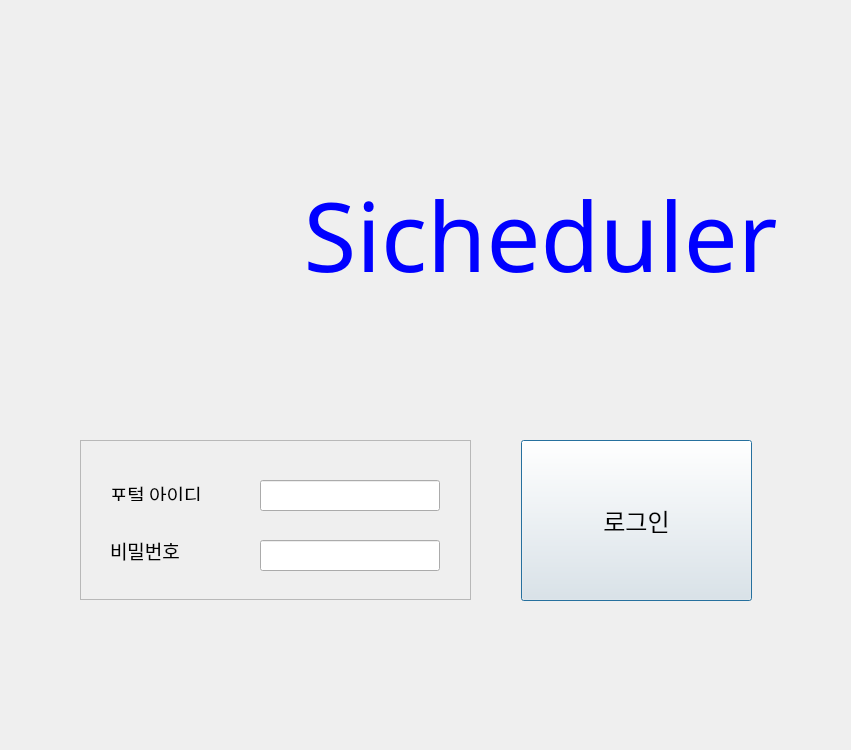
<?xml version="1.0" encoding="UTF-8"?>
<ui version="4.0">
 <class>Dialog</class>
 <widget class="QDialog" name="Dialog">
  <property name="geometry">
   <rect>
    <x>0</x>
    <y>0</y>
    <width>851</width>
    <height>750</height>
   </rect>
  </property>
  <property name="focusPolicy">
   <enum>Qt::NoFocus</enum>
  </property>
  <property name="contextMenuPolicy">
   <enum>Qt::NoContextMenu</enum>
  </property>
  <property name="windowTitle">
   <string>Sicheduler</string>
  </property>
  <property name="windowIcon">
   <iconset>
    <normaloff>:/icon/icon.png</normaloff>:/icon/icon.png</iconset>
  </property>
  <widget class="QStackedWidget" name="stackedWidget">
   <property name="geometry">
    <rect>
     <x>0</x>
     <y>0</y>
     <width>850</width>
     <height>750</height>
    </rect>
   </property>
   <property name="contextMenuPolicy">
    <enum>Qt::DefaultContextMenu</enum>
   </property>
   <property name="toolTipDuration">
    <number>-1</number>
   </property>
   <property name="frameShape">
    <enum>QFrame::NoFrame</enum>
   </property>
   <property name="lineWidth">
    <number>5</number>
   </property>
   <property name="currentIndex">
    <number>0</number>
   </property>
   <widget class="QWidget" name="page_0">
    <widget class="QPushButton" name="pushButton_login">
     <property name="geometry">
      <rect>
       <x>521</x>
       <y>440</y>
       <width>231</width>
       <height>161</height>
      </rect>
     </property>
     <property name="font">
      <font>
       <family>굴림</family>
       <pointsize>18</pointsize>
       <italic>false</italic>
       <bold>false</bold>
      </font>
     </property>
     <property name="focusPolicy">
      <enum>Qt::TabFocus</enum>
     </property>
     <property name="styleSheet">
      <string notr="true"/>
     </property>
     <property name="text">
      <string>로그인</string>
     </property>
    </widget>
    <widget class="QLabel" name="label_title">
     <property name="geometry">
      <rect>
       <x>250</x>
       <y>160</y>
       <width>581</width>
       <height>150</height>
      </rect>
     </property>
     <property name="font">
      <font>
       <family>돋움</family>
       <pointsize>72</pointsize>
       <italic>false</italic>
       <bold>false</bold>
      </font>
     </property>
     <property name="layoutDirection">
      <enum>Qt::LeftToRight</enum>
     </property>
     <property name="styleSheet">
      <string notr="true">QLabel{
color: rgb(0, 0, 255);
}</string>
     </property>
     <property name="frameShape">
      <enum>QFrame::NoFrame</enum>
     </property>
     <property name="frameShadow">
      <enum>QFrame::Plain</enum>
     </property>
     <property name="text">
      <string>Sicheduler</string>
     </property>
     <property name="textFormat">
      <enum>Qt::AutoText</enum>
     </property>
     <property name="alignment">
      <set>Qt::AlignCenter</set>
     </property>
     <property name="wordWrap">
      <bool>false</bool>
     </property>
     <property name="buddy">
      <cstring>label_title</cstring>
     </property>
    </widget>
    <widget class="QFrame" name="frame_0">
     <property name="geometry">
      <rect>
       <x>80</x>
       <y>440</y>
       <width>391</width>
       <height>160</height>
      </rect>
     </property>
     <property name="frameShape">
      <enum>QFrame::StyledPanel</enum>
     </property>
     <property name="frameShadow">
      <enum>QFrame::Raised</enum>
     </property>
     <widget class="QLabel" name="label_Id">
      <property name="geometry">
       <rect>
        <x>30</x>
        <y>40</y>
        <width>111</width>
        <height>21</height>
       </rect>
      </property>
      <property name="font">
       <font>
        <family>AcadEref</family>
        <pointsize>14</pointsize>
       </font>
      </property>
      <property name="text">
       <string>포털 아이디</string>
      </property>
      <property name="textFormat">
       <enum>Qt::RichText</enum>
      </property>
     </widget>
     <widget class="QLabel" name="label_Password">
      <property name="geometry">
       <rect>
        <x>30</x>
        <y>100</y>
        <width>111</width>
        <height>21</height>
       </rect>
      </property>
      <property name="font">
       <font>
        <family>AcadEref</family>
        <pointsize>14</pointsize>
       </font>
      </property>
      <property name="text">
       <string>비밀번호</string>
      </property>
     </widget>
     <widget class="QLineEdit" name="lineEdit_inputId">
      <property name="geometry">
       <rect>
        <x>180</x>
        <y>40</y>
        <width>180</width>
        <height>31</height>
       </rect>
      </property>
      <property name="font">
       <font>
        <family>Arial</family>
        <pointsize>14</pointsize>
       </font>
      </property>
      <property name="echoMode">
       <enum>QLineEdit::Normal</enum>
      </property>
     </widget>
     <widget class="QLineEdit" name="lineEdit_inputPassword">
      <property name="geometry">
       <rect>
        <x>180</x>
        <y>100</y>
        <width>180</width>
        <height>31</height>
       </rect>
      </property>
      <property name="font">
       <font>
        <family>Arial</family>
        <pointsize>14</pointsize>
       </font>
      </property>
      <property name="echoMode">
       <enum>QLineEdit::Password</enum>
      </property>
     </widget>
    </widget>
    <widget class="QLabel" name="label_icon">
     <property name="geometry">
      <rect>
       <x>70</x>
       <y>130</y>
       <width>200</width>
       <height>200</height>
      </rect>
     </property>
     <property name="text">
      <string/>
     </property>
     <property name="pixmap">
      <pixmap>:/icon/icon.png</pixmap>
     </property>
     <property name="scaledContents">
      <bool>true</bool>
     </property>
    </widget>
   </widget>
   <widget class="QWidget" name="page_1">
    <widget class="QLabel" name="label">
     <property name="geometry">
      <rect>
       <x>340</x>
       <y>30</y>
       <width>171</width>
       <height>51</height>
      </rect>
     </property>
     <property name="font">
      <font>
       <family>굴림</family>
       <pointsize>28</pointsize>
      </font>
     </property>
     <property name="styleSheet">
      <string notr="true">QLabel{
color: rgb(255, 0, 0);
}</string>
     </property>
     <property name="text">
      <string>중요 과제</string>
     </property>
    </widget>
    <widget class="QTableWidget" name="tableWidget">
     <property name="geometry">
      <rect>
       <x>50</x>
       <y>90</y>
       <width>750</width>
       <height>220</height>
      </rect>
     </property>
     <property name="horizontalScrollBarPolicy">
      <enum>Qt::ScrollBarAlwaysOff</enum>
     </property>
     <property name="tabKeyNavigation">
      <bool>true</bool>
     </property>
     <property name="dragEnabled">
      <bool>true</bool>
     </property>
     <property name="dragDropMode">
      <enum>QAbstractItemView::NoDragDrop</enum>
     </property>
     <property name="defaultDropAction">
      <enum>Qt::MoveAction</enum>
     </property>
     <property name="alternatingRowColors">
      <bool>false</bool>
     </property>
     <property name="selectionBehavior">
      <enum>QAbstractItemView::SelectRows</enum>
     </property>
     <property name="showGrid">
      <bool>false</bool>
     </property>
     <property name="gridStyle">
      <enum>Qt::SolidLine</enum>
     </property>
     <property name="sortingEnabled">
      <bool>false</bool>
     </property>
     <property name="rowCount">
      <number>0</number>
     </property>
     <property name="columnCount">
      <number>6</number>
     </property>
     <attribute name="horizontalHeaderDefaultSectionSize">
      <number>135</number>
     </attribute>
     <attribute name="verticalHeaderVisible">
      <bool>false</bool>
     </attribute>
     <column>
      <property name="text">
       <string>과목이름</string>
      </property>
     </column>
     <column>
      <property name="text">
       <string>과제이름</string>
      </property>
     </column>
     <column>
      <property name="text">
       <string>제출기한</string>
      </property>
     </column>
     <column>
      <property name="text">
       <string>제출여부</string>
      </property>
     </column>
     <column>
      <property name="text">
       <string>자세히</string>
      </property>
     </column>
     <column>
      <property name="text">
       <string>★</string>
      </property>
     </column>
    </widget>
    <widget class="QLabel" name="label_2">
     <property name="geometry">
      <rect>
       <x>340</x>
       <y>340</y>
       <width>171</width>
       <height>51</height>
      </rect>
     </property>
     <property name="font">
      <font>
       <family>굴림</family>
       <pointsize>28</pointsize>
      </font>
     </property>
     <property name="styleSheet">
      <string notr="true">QLabel{
color: rgb(0, 0, 255);
}</string>
     </property>
     <property name="text">
      <string>일반 과제 목록</string>
     </property>
    </widget>
    <widget class="QTableWidget" name="tableWidget_2">
     <property name="geometry">
      <rect>
       <x>50</x>
       <y>400</y>
       <width>750</width>
       <height>220</height>
      </rect>
     </property>
     <property name="horizontalScrollBarPolicy">
      <enum>Qt::ScrollBarAlwaysOff</enum>
     </property>
     <property name="tabKeyNavigation">
      <bool>true</bool>
     </property>
     <property name="dragEnabled">
      <bool>true</bool>
     </property>
     <property name="dragDropMode">
      <enum>QAbstractItemView::NoDragDrop</enum>
     </property>
     <property name="defaultDropAction">
      <enum>Qt::MoveAction</enum>
     </property>
     <property name="alternatingRowColors">
      <bool>false</bool>
     </property>
     <property name="selectionBehavior">
      <enum>QAbstractItemView::SelectRows</enum>
     </property>
     <property name="showGrid">
      <bool>false</bool>
     </property>
     <property name="gridStyle">
      <enum>Qt::SolidLine</enum>
     </property>
     <property name="sortingEnabled">
      <bool>false</bool>
     </property>
     <property name="rowCount">
      <number>0</number>
     </property>
     <property name="columnCount">
      <number>6</number>
     </property>
     <attribute name="horizontalHeaderDefaultSectionSize">
      <number>135</number>
     </attribute>
     <attribute name="verticalHeaderVisible">
      <bool>false</bool>
     </attribute>
     <column>
      <property name="text">
       <string>과목이름</string>
      </property>
     </column>
     <column>
      <property name="text">
       <string>과제이름</string>
      </property>
     </column>
     <column>
      <property name="text">
       <string>제출기한</string>
      </property>
     </column>
     <column>
      <property name="text">
       <string>제출여부</string>
      </property>
     </column>
     <column>
      <property name="text">
       <string>자세히</string>
      </property>
     </column>
     <column>
      <property name="text">
       <string>★</string>
      </property>
     </column>
    </widget>
    <widget class="QPushButton" name="pushButton_newAssignment">
     <property name="geometry">
      <rect>
       <x>50</x>
       <y>660</y>
       <width>571</width>
       <height>60</height>
      </rect>
     </property>
     <property name="font">
      <font>
       <family>굴림</family>
       <pointsize>16</pointsize>
      </font>
     </property>
     <property name="text">
      <string>새로운 과제 추가하기</string>
     </property>
    </widget>
    <widget class="QPushButton" name="pushButton_refresh">
     <property name="geometry">
      <rect>
       <x>720</x>
       <y>660</y>
       <width>80</width>
       <height>60</height>
      </rect>
     </property>
     <property name="font">
      <font>
       <family>굴림</family>
       <pointsize>20</pointsize>
      </font>
     </property>
     <property name="text">
      <string/>
     </property>
     <property name="icon">
      <iconset>
       <normaloff>:/refresh/refresh.PNG</normaloff>:/refresh/refresh.PNG</iconset>
     </property>
     <property name="iconSize">
      <size>
       <width>50</width>
       <height>50</height>
      </size>
     </property>
    </widget>
    <widget class="QPushButton" name="pushButton_setting">
     <property name="geometry">
      <rect>
       <x>630</x>
       <y>660</y>
       <width>80</width>
       <height>60</height>
      </rect>
     </property>
     <property name="font">
      <font>
       <family>굴림</family>
       <pointsize>20</pointsize>
      </font>
     </property>
     <property name="text">
      <string/>
     </property>
     <property name="icon">
      <iconset>
       <normaloff>:/settings/settings.png</normaloff>:/settings/settings.png</iconset>
     </property>
     <property name="iconSize">
      <size>
       <width>50</width>
       <height>50</height>
      </size>
     </property>
    </widget>
    <widget class="QPushButton" name="pushButton_logout">
     <property name="geometry">
      <rect>
       <x>690</x>
       <y>10</y>
       <width>101</width>
       <height>61</height>
      </rect>
     </property>
     <property name="text">
      <string>로그아웃</string>
     </property>
    </widget>
   </widget>
   <widget class="QWidget" name="page_2">
    <widget class="QLabel" name="label_3">
     <property name="geometry">
      <rect>
       <x>40</x>
       <y>30</y>
       <width>321</width>
       <height>51</height>
      </rect>
     </property>
     <property name="font">
      <font>
       <family>AcadEref</family>
       <pointsize>24</pointsize>
      </font>
     </property>
     <property name="text">
      <string>새로운 과제 추가하기</string>
     </property>
    </widget>
    <widget class="QFrame" name="frame">
     <property name="geometry">
      <rect>
       <x>30</x>
       <y>100</y>
       <width>781</width>
       <height>621</height>
      </rect>
     </property>
     <property name="frameShape">
      <enum>QFrame::StyledPanel</enum>
     </property>
     <property name="frameShadow">
      <enum>QFrame::Raised</enum>
     </property>
     <widget class="QLabel" name="label_4">
      <property name="geometry">
       <rect>
        <x>80</x>
        <y>80</y>
        <width>100</width>
        <height>80</height>
       </rect>
      </property>
      <property name="font">
       <font>
        <family>AcadEref</family>
        <pointsize>14</pointsize>
       </font>
      </property>
      <property name="text">
       <string>과목이름</string>
      </property>
     </widget>
     <widget class="QTextEdit" name="textEdit_course">
      <property name="geometry">
       <rect>
        <x>240</x>
        <y>80</y>
        <width>400</width>
        <height>80</height>
       </rect>
      </property>
      <property name="font">
       <font>
        <family>맑은 고딕</family>
        <pointsize>14</pointsize>
       </font>
      </property>
     </widget>
     <widget class="QTextEdit" name="textEdit_name">
      <property name="geometry">
       <rect>
        <x>240</x>
        <y>190</y>
        <width>400</width>
        <height>80</height>
       </rect>
      </property>
      <property name="font">
       <font>
        <family>맑은 고딕</family>
        <pointsize>14</pointsize>
       </font>
      </property>
     </widget>
     <widget class="QTextEdit" name="textEdit_summit">
      <property name="geometry">
       <rect>
        <x>240</x>
        <y>410</y>
        <width>400</width>
        <height>80</height>
       </rect>
      </property>
      <property name="font">
       <font>
        <family>맑은 고딕</family>
        <pointsize>14</pointsize>
       </font>
      </property>
     </widget>
     <widget class="QTextEdit" name="textEdit_more">
      <property name="geometry">
       <rect>
        <x>240</x>
        <y>520</y>
        <width>400</width>
        <height>80</height>
       </rect>
      </property>
      <property name="font">
       <font>
        <family>맑은 고딕</family>
        <pointsize>14</pointsize>
       </font>
      </property>
     </widget>
     <widget class="QLabel" name="label_5">
      <property name="geometry">
       <rect>
        <x>80</x>
        <y>180</y>
        <width>100</width>
        <height>80</height>
       </rect>
      </property>
      <property name="font">
       <font>
        <family>AcadEref</family>
        <pointsize>14</pointsize>
       </font>
      </property>
      <property name="text">
       <string>과제이름</string>
      </property>
     </widget>
     <widget class="QLabel" name="label_6">
      <property name="geometry">
       <rect>
        <x>80</x>
        <y>290</y>
        <width>100</width>
        <height>80</height>
       </rect>
      </property>
      <property name="font">
       <font>
        <family>AcadEref</family>
        <pointsize>14</pointsize>
       </font>
      </property>
      <property name="text">
       <string>제출기한</string>
      </property>
     </widget>
     <widget class="QLabel" name="label_7">
      <property name="geometry">
       <rect>
        <x>80</x>
        <y>410</y>
        <width>100</width>
        <height>80</height>
       </rect>
      </property>
      <property name="font">
       <font>
        <family>AcadEref</family>
        <pointsize>14</pointsize>
       </font>
      </property>
      <property name="text">
       <string>제출여부</string>
      </property>
     </widget>
     <widget class="QLabel" name="label_8">
      <property name="geometry">
       <rect>
        <x>80</x>
        <y>520</y>
        <width>100</width>
        <height>80</height>
       </rect>
      </property>
      <property name="font">
       <font>
        <family>AcadEref</family>
        <pointsize>14</pointsize>
       </font>
      </property>
      <property name="text">
       <string>상세정보</string>
      </property>
     </widget>
     <widget class="QSpinBox" name="spinBox_year">
      <property name="geometry">
       <rect>
        <x>240</x>
        <y>320</y>
        <width>51</width>
        <height>22</height>
       </rect>
      </property>
      <property name="maximum">
       <number>3000</number>
      </property>
      <property name="value">
       <number>2021</number>
      </property>
     </widget>
     <widget class="QSpinBox" name="spinBox_month">
      <property name="geometry">
       <rect>
        <x>320</x>
        <y>320</y>
        <width>43</width>
        <height>22</height>
       </rect>
      </property>
      <property name="minimum">
       <number>1</number>
      </property>
      <property name="maximum">
       <number>12</number>
      </property>
     </widget>
     <widget class="QSpinBox" name="spinBox_day">
      <property name="geometry">
       <rect>
        <x>400</x>
        <y>320</y>
        <width>43</width>
        <height>22</height>
       </rect>
      </property>
      <property name="minimum">
       <number>1</number>
      </property>
      <property name="maximum">
       <number>31</number>
      </property>
     </widget>
     <widget class="QSpinBox" name="spinBox_hour">
      <property name="geometry">
       <rect>
        <x>480</x>
        <y>320</y>
        <width>43</width>
        <height>22</height>
       </rect>
      </property>
      <property name="maximum">
       <number>24</number>
      </property>
     </widget>
     <widget class="QSpinBox" name="spinBox_minute">
      <property name="geometry">
       <rect>
        <x>560</x>
        <y>320</y>
        <width>43</width>
        <height>22</height>
       </rect>
      </property>
      <property name="maximum">
       <number>60</number>
      </property>
     </widget>
     <widget class="QLabel" name="label_22">
      <property name="geometry">
       <rect>
        <x>295</x>
        <y>323</y>
        <width>21</width>
        <height>16</height>
       </rect>
      </property>
      <property name="text">
       <string>년</string>
      </property>
     </widget>
     <widget class="QLabel" name="label_23">
      <property name="geometry">
       <rect>
        <x>366</x>
        <y>323</y>
        <width>21</width>
        <height>16</height>
       </rect>
      </property>
      <property name="text">
       <string>월</string>
      </property>
     </widget>
     <widget class="QLabel" name="label_hour">
      <property name="geometry">
       <rect>
        <x>448</x>
        <y>324</y>
        <width>21</width>
        <height>16</height>
       </rect>
      </property>
      <property name="text">
       <string>일</string>
      </property>
     </widget>
     <widget class="QLabel" name="label_25">
      <property name="geometry">
       <rect>
        <x>530</x>
        <y>323</y>
        <width>21</width>
        <height>16</height>
       </rect>
      </property>
      <property name="text">
       <string>시</string>
      </property>
     </widget>
     <widget class="QLabel" name="label_26">
      <property name="geometry">
       <rect>
        <x>609</x>
        <y>323</y>
        <width>21</width>
        <height>16</height>
       </rect>
      </property>
      <property name="text">
       <string>분</string>
      </property>
     </widget>
    </widget>
    <widget class="QPushButton" name="pushButton_addPaper">
     <property name="geometry">
      <rect>
       <x>550</x>
       <y>20</y>
       <width>121</width>
       <height>61</height>
      </rect>
     </property>
     <property name="text">
      <string>추가하기</string>
     </property>
    </widget>
    <widget class="QPushButton" name="pushButton_add_return">
     <property name="geometry">
      <rect>
       <x>690</x>
       <y>20</y>
       <width>121</width>
       <height>61</height>
      </rect>
     </property>
     <property name="text">
      <string>돌아가기</string>
     </property>
    </widget>
   </widget>
   <widget class="QWidget" name="page_3">
    <widget class="QLabel" name="label_10">
     <property name="geometry">
      <rect>
       <x>40</x>
       <y>30</y>
       <width>321</width>
       <height>51</height>
      </rect>
     </property>
     <property name="font">
      <font>
       <family>AcadEref</family>
       <pointsize>24</pointsize>
      </font>
     </property>
     <property name="text">
      <string>과제 상세정보</string>
     </property>
    </widget>
    <widget class="QFrame" name="frame_2">
     <property name="geometry">
      <rect>
       <x>30</x>
       <y>100</y>
       <width>781</width>
       <height>621</height>
      </rect>
     </property>
     <property name="frameShape">
      <enum>QFrame::StyledPanel</enum>
     </property>
     <property name="frameShadow">
      <enum>QFrame::Raised</enum>
     </property>
     <widget class="QLabel" name="label_11">
      <property name="geometry">
       <rect>
        <x>80</x>
        <y>80</y>
        <width>100</width>
        <height>80</height>
       </rect>
      </property>
      <property name="font">
       <font>
        <family>AcadEref</family>
        <pointsize>14</pointsize>
       </font>
      </property>
      <property name="text">
       <string>과목이름</string>
      </property>
     </widget>
     <widget class="QTextBrowser" name="textBrowser_course_info">
      <property name="geometry">
       <rect>
        <x>240</x>
        <y>80</y>
        <width>400</width>
        <height>80</height>
       </rect>
      </property>
      <property name="font">
       <font>
        <family>맑은 고딕</family>
        <pointsize>14</pointsize>
       </font>
      </property>
      <property name="lineWidth">
       <number>0</number>
      </property>
      <property name="html">
       <string>&lt;!DOCTYPE HTML PUBLIC &quot;-//W3C//DTD HTML 4.0//EN&quot; &quot;http://www.w3.org/TR/REC-html40/strict.dtd&quot;&gt;
&lt;html&gt;&lt;head&gt;&lt;meta name=&quot;qrichtext&quot; content=&quot;1&quot; /&gt;&lt;meta charset=&quot;utf-8&quot; /&gt;&lt;style type=&quot;text/css&quot;&gt;
p, li { white-space: pre-wrap; }
&lt;/style&gt;&lt;/head&gt;&lt;body style=&quot; font-family:'맑은 고딕'; font-size:14pt; font-weight:400; font-style:normal;&quot;&gt;
&lt;p style=&quot;-qt-paragraph-type:empty; margin-top:0px; margin-bottom:0px; margin-left:0px; margin-right:0px; -qt-block-indent:0; text-indent:0px;&quot;&gt;&lt;br /&gt;&lt;/p&gt;&lt;/body&gt;&lt;/html&gt;</string>
      </property>
     </widget>
     <widget class="QTextBrowser" name="textBrowser_name_info">
      <property name="geometry">
       <rect>
        <x>240</x>
        <y>190</y>
        <width>400</width>
        <height>80</height>
       </rect>
      </property>
      <property name="font">
       <font>
        <family>맑은 고딕</family>
        <pointsize>14</pointsize>
       </font>
      </property>
     </widget>
     <widget class="QTextBrowser" name="textBrowser_deadline_info">
      <property name="geometry">
       <rect>
        <x>240</x>
        <y>300</y>
        <width>400</width>
        <height>80</height>
       </rect>
      </property>
      <property name="font">
       <font>
        <family>맑은 고딕</family>
        <pointsize>14</pointsize>
       </font>
      </property>
     </widget>
     <widget class="QTextBrowser" name="textBrowser_summit_info">
      <property name="geometry">
       <rect>
        <x>240</x>
        <y>410</y>
        <width>400</width>
        <height>80</height>
       </rect>
      </property>
      <property name="font">
       <font>
        <family>맑은 고딕</family>
        <pointsize>14</pointsize>
       </font>
      </property>
     </widget>
     <widget class="QTextBrowser" name="textBrowser_more_info">
      <property name="geometry">
       <rect>
        <x>240</x>
        <y>520</y>
        <width>400</width>
        <height>80</height>
       </rect>
      </property>
      <property name="font">
       <font>
        <family>맑은 고딕</family>
        <pointsize>14</pointsize>
       </font>
      </property>
     </widget>
     <widget class="QLabel" name="label_12">
      <property name="geometry">
       <rect>
        <x>80</x>
        <y>180</y>
        <width>100</width>
        <height>80</height>
       </rect>
      </property>
      <property name="font">
       <font>
        <family>AcadEref</family>
        <pointsize>14</pointsize>
       </font>
      </property>
      <property name="text">
       <string>과제이름</string>
      </property>
     </widget>
     <widget class="QLabel" name="label_13">
      <property name="geometry">
       <rect>
        <x>80</x>
        <y>290</y>
        <width>100</width>
        <height>80</height>
       </rect>
      </property>
      <property name="font">
       <font>
        <family>AcadEref</family>
        <pointsize>14</pointsize>
       </font>
      </property>
      <property name="text">
       <string>제출기한</string>
      </property>
     </widget>
     <widget class="QLabel" name="label_14">
      <property name="geometry">
       <rect>
        <x>80</x>
        <y>410</y>
        <width>100</width>
        <height>80</height>
       </rect>
      </property>
      <property name="font">
       <font>
        <family>AcadEref</family>
        <pointsize>14</pointsize>
       </font>
      </property>
      <property name="text">
       <string>제출여부</string>
      </property>
     </widget>
     <widget class="QLabel" name="label_15">
      <property name="geometry">
       <rect>
        <x>80</x>
        <y>520</y>
        <width>100</width>
        <height>80</height>
       </rect>
      </property>
      <property name="font">
       <font>
        <family>AcadEref</family>
        <pointsize>14</pointsize>
       </font>
      </property>
      <property name="text">
       <string>상세정보</string>
      </property>
     </widget>
    </widget>
    <widget class="QPushButton" name="pushButton_info_return">
     <property name="geometry">
      <rect>
       <x>690</x>
       <y>20</y>
       <width>121</width>
       <height>61</height>
      </rect>
     </property>
     <property name="font">
      <font>
       <family>굴림</family>
       <pointsize>10</pointsize>
      </font>
     </property>
     <property name="text">
      <string>돌아가기</string>
     </property>
    </widget>
    <widget class="QPushButton" name="pushButton_delete">
     <property name="geometry">
      <rect>
       <x>550</x>
       <y>20</y>
       <width>121</width>
       <height>61</height>
      </rect>
     </property>
     <property name="font">
      <font>
       <family>굴림</family>
       <pointsize>10</pointsize>
      </font>
     </property>
     <property name="text">
      <string>삭제</string>
     </property>
    </widget>
   </widget>
   <widget class="QWidget" name="page_4">
    <widget class="QLabel" name="label_9">
     <property name="geometry">
      <rect>
       <x>40</x>
       <y>30</y>
       <width>321</width>
       <height>51</height>
      </rect>
     </property>
     <property name="font">
      <font>
       <family>AcadEref</family>
       <pointsize>24</pointsize>
      </font>
     </property>
     <property name="text">
      <string>환경설정</string>
     </property>
    </widget>
    <widget class="QFrame" name="frame_3">
     <property name="geometry">
      <rect>
       <x>30</x>
       <y>100</y>
       <width>781</width>
       <height>621</height>
      </rect>
     </property>
     <property name="frameShape">
      <enum>QFrame::StyledPanel</enum>
     </property>
     <property name="frameShadow">
      <enum>QFrame::Raised</enum>
     </property>
     <widget class="QLabel" name="label_16">
      <property name="geometry">
       <rect>
        <x>70</x>
        <y>70</y>
        <width>191</width>
        <height>80</height>
       </rect>
      </property>
      <property name="font">
       <font>
        <family>AcadEref</family>
        <pointsize>14</pointsize>
       </font>
      </property>
      <property name="text">
       <string>과제 알림 시간 설정</string>
      </property>
     </widget>
     <widget class="QSpinBox" name="spinBox_alarm_day">
      <property name="geometry">
       <rect>
        <x>340</x>
        <y>100</y>
        <width>42</width>
        <height>22</height>
       </rect>
      </property>
     </widget>
     <widget class="QSpinBox" name="spinBox_alarm_hour">
      <property name="geometry">
       <rect>
        <x>430</x>
        <y>100</y>
        <width>42</width>
        <height>22</height>
       </rect>
      </property>
     </widget>
     <widget class="QSpinBox" name="spinBox_alarm_minute">
      <property name="geometry">
       <rect>
        <x>520</x>
        <y>100</y>
        <width>42</width>
        <height>22</height>
       </rect>
      </property>
      <property name="buttonSymbols">
       <enum>QAbstractSpinBox::UpDownArrows</enum>
      </property>
     </widget>
     <widget class="QLabel" name="label_17">
      <property name="geometry">
       <rect>
        <x>385</x>
        <y>105</y>
        <width>21</width>
        <height>16</height>
       </rect>
      </property>
      <property name="text">
       <string>일</string>
      </property>
     </widget>
     <widget class="QLabel" name="label_18">
      <property name="geometry">
       <rect>
        <x>475</x>
        <y>105</y>
        <width>21</width>
        <height>16</height>
       </rect>
      </property>
      <property name="text">
       <string>시</string>
      </property>
     </widget>
     <widget class="QLabel" name="label_19">
      <property name="geometry">
       <rect>
        <x>565</x>
        <y>105</y>
        <width>91</width>
        <height>16</height>
       </rect>
      </property>
      <property name="text">
       <string>분 전에 알림</string>
      </property>
     </widget>
     <widget class="QLabel" name="label_20">
      <property name="geometry">
       <rect>
        <x>50</x>
        <y>280</y>
        <width>250</width>
        <height>250</height>
       </rect>
      </property>
      <property name="text">
       <string/>
      </property>
      <property name="pixmap">
       <pixmap>:/icon/icon.png</pixmap>
      </property>
      <property name="scaledContents">
       <bool>true</bool>
      </property>
     </widget>
     <widget class="QLabel" name="label_21">
      <property name="geometry">
       <rect>
        <x>370</x>
        <y>280</y>
        <width>331</width>
        <height>231</height>
       </rect>
      </property>
      <property name="text">
       <string>MIE


2017430015 박재경
20174300#Sicheduler
#
#2017430011
#20174300
#20174300
#20174300</string>
      </property>
     </widget>
     <widget class="QPushButton" name="pushButton_set_alarm">
      <property name="geometry">
       <rect>
        <x>650</x>
        <y>250</y>
        <width>121</width>
        <height>71</height>
       </rect>
      </property>
      <property name="text">
       <string>알림지정</string>
      </property>
     </widget>
     <widget class="QCheckBox" name="checkBox_autoLogin">
      <property name="geometry">
       <rect>
        <x>340</x>
        <y>170</y>
        <width>91</width>
        <height>41</height>
       </rect>
      </property>
      <property name="text">
       <string/>
      </property>
     </widget>
     <widget class="QLabel" name="label_27">
      <property name="geometry">
       <rect>
        <x>80</x>
        <y>170</y>
        <width>181</width>
        <height>41</height>
       </rect>
      </property>
      <property name="font">
       <font>
        <pointsize>14</pointsize>
       </font>
      </property>
      <property name="text">
       <string>자동 로그인 여부</string>
      </property>
     </widget>
    </widget>
    <widget class="QPushButton" name="pushButton_setting_return">
     <property name="geometry">
      <rect>
       <x>690</x>
       <y>20</y>
       <width>121</width>
       <height>61</height>
      </rect>
     </property>
     <property name="text">
      <string>돌아가기</string>
     </property>
    </widget>
   </widget>
  </widget>
 </widget>
 <resources>
  <include location="resource.qrc"/>
 </resources>
 <connections/>
</ui>
